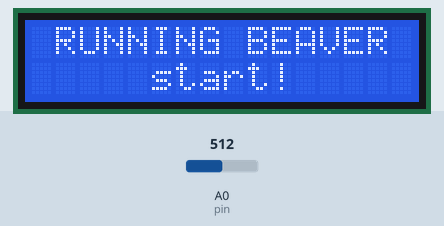
This sketch was run on a simulated Arduino Uno, built with avr-gcc and run on an emulated ATmega328P. Shown: 16×2 character LCD. The inputs (shaded band) are chosen by the test bench; at power-on: A0 (pin) = 512. Random numbers use the default seed unless the sketch sets one.

Above: at 1.2 s.
1.3 s: A0 (pin) set to 217
2.8 s: A0 (pin) set to 183
At 4.49 s:
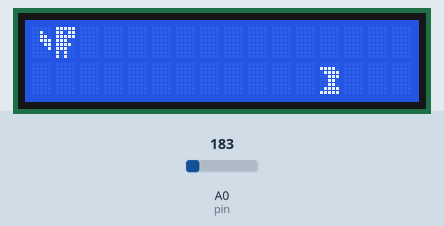
4.5 s: A0 (pin) set to 210
At 5.65 s:
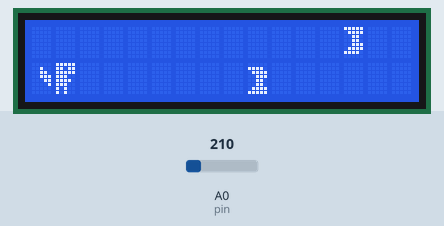
6.9 s: A0 (pin) set to 190
At 7.27 s:
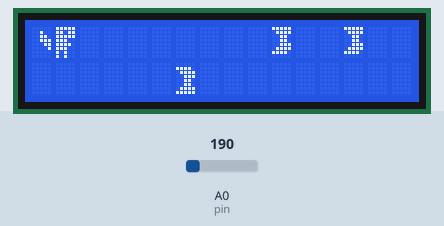
9.5 s: A0 (pin) set to 306
At 10.6 s:
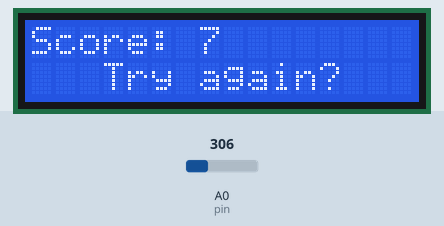
12.5 s: A0 (pin) set to 122
At 14.47 s:
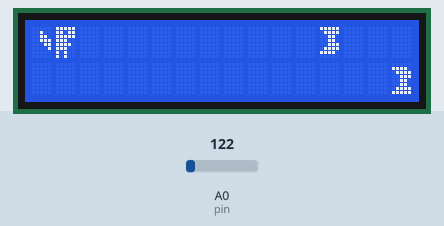

Measured:
- the behaviour switches between 200 and 199 on A0 (pin) (found by bisection; images 0 and 1)
- after the input at 1.3 s, every drawn part: stays the same
- after the input at 12.5 s, the display: first changes at once (image 5 shows a later state)

The sketch:

00_main.ino
```cpp
#include "setup.h"
#include "elements.h"
#include "inputs.h"
#include "game.h"

void setup() {
  game::SetupGame();
}

void loop() {
  game::LoopGame();
}
```

elements.h
```cpp
#pragma once


namespace elements {

  struct Element {
    int posX, posY;
    int size;
    bool rendering = false;

    Element(int startPosX, int startPosY, int startSize) {
        posX = startPosX;
        posY = startPosY;
        size = startSize;

    }

    Element() {
        Element(0,0,1);
    }

    void Move(int x, int y);
    void Render();
  };

  enum class Player_State
  {
      standing,
      running,
      dead
  };

  struct Player : Element {
      Player_State playerState;
      bool runAnim = false; // On false, it uses first sprite, on true second

      Player(Player_State startPlayerState) : Element(0, 0, 1){
          playerState = startPlayerState;

      }

      void Render() {
        if(rendering == true) {
          lcd.setCursor(posX, posY);
          lcd.write((byte)tailIndex);
          lcd.setCursor(posX + 1, posY);
          lcd.write((byte)(runAnim == true ? runOneIndex : runTwoIndex));
          runAnim = !runAnim;
        }
      }

      void Jump() {
        posY = 0;
      }

      void Fall() {
        posY = 1;
      }

      void Die() {
      }
  };

  struct Obstacle : Element {
        //byte sprite[8];
        bool canMove = false;
        bool movesLeft = true; // Don't support moving right yet, due to collision detection
        Player* currentPlayer;
        int obstacleType = 0; // 0 == bottom ; 1 == top

        // For some reason, this secondary Constructor is not called
        Obstacle(int startPosX, int startPosY, int startSize, Player* startPlayer) : Element(startPosX, startPosY, startSize) {
          //int spriteLength = sizeof(startSprite) / sizeof(startSprite[0]);
          //for(int i = 0; i < spriteLength; i++) {
          //  sprite[i] = startSprite[i];
          //}

        }

        Obstacle(int startPosX, int startPosY, int startSize, Player* startPlayer, bool startCanMove, bool startMovesLeft, int startObstacleType){
          Obstacle(startPosX, startPosY, startSize, startPlayer);
          canMove = startCanMove;
          movesLeft = startMovesLeft;
          obstacleType = startObstacleType;
          posY = startPosY;
          posX = startPosX;
          size = startSize;
          currentPlayer = startPlayer;
        }

        void Render() {
          if(rendering == true ) {
            lcd.setCursor(posX, posY);
            lcd.write((byte) (obstacleType == 0 ? obstacleBottomIndex : obstacleTopIndex));
          }

        }

        void Reset() {
          posX = 15;
          rendering = true;
        }

        void Move() {
          if(currentGameState == Game_State::running && rendering == true) {
            if(canMove == true) {
              bool hitPlayer = false;
              int newX = posX;
              if(movesLeft == true) {
                newX -= 1;
                if(newX < 0) {
                  rendering = false;
                }
              } else {
                newX += 1;
                if(newX > 16) {
                  rendering = false;
                }
              } // end check move right
              if((newX == (currentPlayer->posX + currentPlayer->size) || posX == (currentPlayer->posX + currentPlayer->size)) && posY == currentPlayer->posY) {
                hitPlayer = true;
                currentGameState = Game_State::over;
              } else {
                posX = newX;
              }
            } // end check can move
          } // end check game is running
        }
    };
}
```

game.h
```cpp
#pragma once


namespace game {
  unsigned long current_time = 0;

  elements::Player* player = new elements::Player(elements::Player_State::standing);

                                            // PIN, PRESS, HOLD, RELEASE
  inputs::Button* btnOne = new inputs::Button(BTN_PIN_ONE,
  [&player]() { // PRESS
    player->Jump();
    if(currentGameState == Game_State::stopped || currentGameState == Game_State::over) {
      currentGameState = Game_State::running;
    }
  },
  [&player]() { // HOLD
  },
  [&player, &currentGameState]() { // RELEASE
    player->Fall();
  }
  );

  //                                                 Obstacle(int startPosX, int startPosY, int startSize, Player* startPlayer, bool startCanMove, bool startMovesLeft, int startObstacleType){
  elements::Obstacle* bottomObstacleOne = new elements::Obstacle(16,1,1, player,true, true, 0);
  elements::Obstacle* bottomObstacleTwo = new elements::Obstacle(16,1,1, player,true, true, 0);
  elements::Obstacle* bottomObstacleThree = new elements::Obstacle(16,1,1, player,true, true, 0);
  elements::Obstacle* bottomObstacleFour = new elements::Obstacle(16,1,1, player,true, true, 0);

  elements::Obstacle* topObstacleOne = new elements::Obstacle(16,0,1, player,true, true, 1);
  elements::Obstacle* topObstacleTwo = new elements::Obstacle(16,0,1, player,true, true, 1);
  elements::Obstacle* topObstacleThree = new elements::Obstacle(16,0,1, player,true, true, 1);
  elements::Obstacle* topObstacleFour = new elements::Obstacle(16,0,1, player,true, true, 1);

  elements::Obstacle* obstacles[] = {
    bottomObstacleOne,
    topObstacleOne,
    bottomObstacleTwo,
    topObstacleTwo,
    bottomObstacleThree,
    bottomObstacleFour,
    topObstacleThree,
    topObstacleFour
  };
  int obstacleIndex = 0;
  unsigned long lastTimeObstacleSpawn = 0;
  int OBSTACLE_SPAWN_CHANCE = 50; // from 0 to 100
  int chanceModifier = 0;
  int MAX_CHANCE_MODIFIER = 500;

  bool gameStarted = false;
  // PROTOTYPES
  void RenderLogic();

  void SetupGame() {
    Serial.begin(9600);
    lcd.begin(16, 2);

    // TODO Try to skip index 0 and start from 1, might be faster, no idea why
    lcd.createChar(tailIndex, &sprite[0]);
    lcd.createChar(runOneIndex, &sprite[8]);
    lcd.createChar(runTwoIndex, &sprite[16]);
    lcd.createChar(obstacleTopIndex, obstacleTop);
    lcd.createChar(obstacleBottomIndex, obstacleBottom);
  }

  void StartGame() {
    Serial.println("StartGame");
  }

  void HandleInput() {

  }

//Score: 999999999    16 chars
//Try again?          10 chars
  void LoopGame() {
    current_time = millis();

    if(current_time - last_logic_time > LOGIC_INTERVAL) {// ALL INPUT HERE
      last_logic_time = current_time;
      (*btnOne).Check();
    }
    if(current_time - last_render_time > RENDER_INTERVAL) {// ALL RENDER
      last_render_time = current_time;
      RenderLogic();
    }


    if(currentGameState == Game_State::running && current_time - last_obstacle_movement_time > (OBSTACLE_MOVEMENT_INTERVAL * obstacle_movement_multiplier)) {// ALL INPUT HERE
      last_obstacle_movement_time = current_time;
      (*bottomObstacleOne).Move();
      (*bottomObstacleTwo).Move();
      (*bottomObstacleThree).Move();
      (*bottomObstacleFour).Move();

      (*topObstacleOne).Move();
      (*topObstacleTwo).Move();
      (*topObstacleThree).Move();
      (*topObstacleFour).Move();
    }

  }

  void RenderLogic() {
    // HANDLE BUTTON CHANGE STATES
    (*btnOne).OnRender();
    switch(currentGameState) {
      case Game_State::stopped :
        lcd.clear();
        lcd.setCursor(1, 0);
        lcd.write("RUNNING BEAVER");
        lcd.setCursor(5, 1);
        lcd.write("start!");

      break;
      case Game_State::running :
        lcd.clear();
        // PUT ALL RENDER CALLS HERE
        (*player).Render();

        // obstacle spawn logic
        if(gameStarted == false) {
          gameStarted = true;
          (*player).rendering = true;
          score = 0;
          obstacle_movement_multiplier = 1;
          last_multiplier_change = current_time;
          // if(current_time - lastTimeObstacleSpawn > NEW_GAME_OBSTACLE_SPAWN_INTERVAL) {
          //   if((*obstacles[obstacleIndex]).rendering == false) {
          //     (*obstacles[obstacleIndex]).Reset();
          //   }

          //   obstacleIndex = obstacleIndex >= 8 ? 0 : obstacleIndex + 1;
          //   lastTimeObstacleSpawn = current_time;
          //   gameStarted = true;
          //   (*player).rendering = true;
          // }
        }
        if(gameStarted == true && current_time - lastTimeObstacleSpawn > (OBSTACLE_SPAWN_INTERVAL * obstacle_movement_multiplier)) {
          if(random(0, 100) < OBSTACLE_SPAWN_CHANCE + chanceModifier) {

            if((*obstacles[obstacleIndex]).rendering == false) {
              (*obstacles[obstacleIndex]).Reset();
              lastTimeObstacleSpawn = current_time;
            }
            obstacleIndex = obstacleIndex >= 8 ? 0 : obstacleIndex + 1;
            chanceModifier = 0;
          } else {
            chanceModifier = chanceModifier < MAX_CHANCE_MODIFIER ? chanceModifier + 20 : MAX_CHANCE_MODIFIER;
            obstacleIndex = obstacleIndex >= 8 ? 0 : obstacleIndex + 1;
          }
          // lastTimeObstacleSpawn = current_time;
        }
        if(current_time - last_multiplier_change > MULTIPLIER_CHANGE_INTERVAL && obstacle_movement_multiplier > OBSTACLE_MAX_MOVEMENT_MULTIPLER) {
          obstacle_movement_multiplier = obstacle_movement_multiplier - OBSTACLE_MOVEMENT_MULTIPLIER_CHANGER;
          last_multiplier_change = current_time;
        }

        // obstacle render logic
        (*bottomObstacleOne).Render();
        (*bottomObstacleTwo).Render();
        (*bottomObstacleThree).Render();
        (*bottomObstacleFour).Render();

        (*topObstacleOne).Render();
        (*topObstacleTwo).Render();
        (*topObstacleThree).Render();
        (*topObstacleFour).Render();

        if(current_time - last_score_time > SCORING_INTERVAL) {
          last_score_time = current_time;
          score += 1;
          if(score > MAX_SCORE) {
            score = MAX_SCORE;
          }
        }
      break;
      case Game_State::over :
        gameStarted = false;

        last_score_time = 0;
        lastTimeObstacleSpawn = 0;
        chanceModifier = 0;
        obstacleIndex = 0;

        (*bottomObstacleOne).rendering = false;
        (*bottomObstacleTwo).rendering = false;
        (*bottomObstacleThree).rendering = false;
        (*bottomObstacleFour).rendering = false;

        (*topObstacleOne).rendering = false;
        (*topObstacleTwo).rendering = false;
        (*topObstacleThree).rendering = false;
        (*topObstacleFour).rendering = false;

        lcd.clear();
        // setCursor(x, y)
        lcd.setCursor(0,0);
        lcd.write("Score: ");
        lcd.setCursor(7, 0);
        lcd.write(String(score).c_str());
        lcd.setCursor(3,1);
        lcd.write("Try again?");
      break;
    }
  }
}
```

inputs.h
```cpp
#pragma once

typedef void (*func_type)(void);

namespace inputs {
  struct Button {
        int pin = 0;
        // pressed is used because I want the fps of the render to not be insanely fast, but locked to a set number
        // that is because if it was as fast as the CPU goes, first of all it would render faster than we can see, unless I use delays
        // and secondly, it could also be open to random slow downs or break everything else due to those delays.
        // As such, we have two logic timelines, one that happens at 60FPS(FOR NOW) for the render, and another, which happens almost at CPU speed
        // for the input.
        // Once input is sent however, say u pressed the button, if you released it before the render loop occured, the player would have never jumped
        // so, once you press, I save it as a boolean, and I don't clear it until used in the render loop.
        bool pressed = false;
        bool held = false;
        bool released = false;
        //func_type functions[256];
        //void (*func)(void);
        func_type pressFunc;
        func_type holdFunc;
        func_type releaseFunc;

        Button(int startPin, func_type startPressFunc, func_type startHoldFund, func_type startReleaseFunc) {
            pin = startPin;
            pressFunc = startPressFunc;
            holdFunc = startHoldFund;
            releaseFunc = startReleaseFunc;
            //memcpy(functions, startFunctions, sizeof(startFunctions));
        }

        void Check() {
          if(analogRead(pin) >= 59 && analogRead(pin) < 200) {
            if(held == false) {
              if(pressed == false) {
                pressed = true;
              }
              held = true;
            }
          } else {
            if(held == true) {
              held = false;
              released=  true;
            }
          }
        }

        void OnRender() {
          Press();
          Hold();
          Release();
        }

        void Press() {
          if(pressed == true) {
            pressed = false;
            pressFunc();
            //for(int i = 0; i < 256; i++) {
            //  functions[i]();
            //}
          }
        }

        void Hold() {
          if(held == true) {
            holdFunc();
          }
        }

        void Release() {
          if(released == true) {
            releaseFunc();
            released = false;
          }
        }
  };
}
```

setup.h
```cpp
#pragma once
#include <SoftwareSerial.h>
#include <LiquidCrystal.h>
#define byte uint8_t

// TIMING

unsigned long RENDER_INTERVAL = 42;
unsigned long LOGIC_INTERVAL = 2;
unsigned long OBSTACLE_MOVEMENT_INTERVAL = 506;
unsigned long MULTIPLIER_CHANGE_INTERVAL = 5000;
float OBSTACLE_MOVEMENT_MULTIPLIER_CHANGER = 0.15f;

float OBSTACLE_MAX_MOVEMENT_MULTIPLER = 0.70f;
unsigned long OBSTACLE_SPAWN_INTERVAL = OBSTACLE_MOVEMENT_INTERVAL * 3;

unsigned long last_render_time = 0;
unsigned long last_logic_time = 0;
unsigned long last_obstacle_movement_time = 0;
float obstacle_movement_multiplier = 1;
unsigned long last_multiplier_change = 0;

// PINS
int BTN_PIN_ONE = 0;

int isRunning = 0;

LiquidCrystal lcd(8, 9, 4, 5, 6, 7);

byte obstacleTop[8] = {
    0b11111,
    0b01111,
    0b00110,
    0b00110,
    0b00111,
    0b01111,
    0b11110,
    0b00000
  };

  byte obstacleBottom[8] = {
    0b00000,
    0b11110,
    0b01111,
    0b00111,
    0b00110,
    0b00110,
    0b01111,
    0b11111
  };

  byte sprite[24] = {
    // TAIL
    0b00000,
    0b00100,
    0b00110,
    0b00111,
    0b00011,
    0b00001,
    0b00000,
    0b00000,
    // RUN ONE
    0b11111,
    0b11011,
    0b11111,
    0b11100,
    0b11110,
    0b11100,
    0b10100,
    0b10100,
    // RUN TWO
    0b11111,
    0b11011,
    0b11111,
    0b11100,
    0b11110,
    0b11100,
    0b10100,
    0b10100
  };

  const int tailIndex = 0;
  const int runOneIndex = 1;
  const int runTwoIndex = 2;
  const int obstacleTopIndex = 3;
  const int obstacleBottomIndex = 4;

  // 999999999
  int score = 0;
  unsigned long SCORING_INTERVAL = 1000;
  unsigned long last_score_time = 0;
  int MAX_SCORE = 999999;

  enum class Game_State
  {
      stopped,
      running,
      over
  };

  Game_State currentGameState = Game_State::stopped;
```
